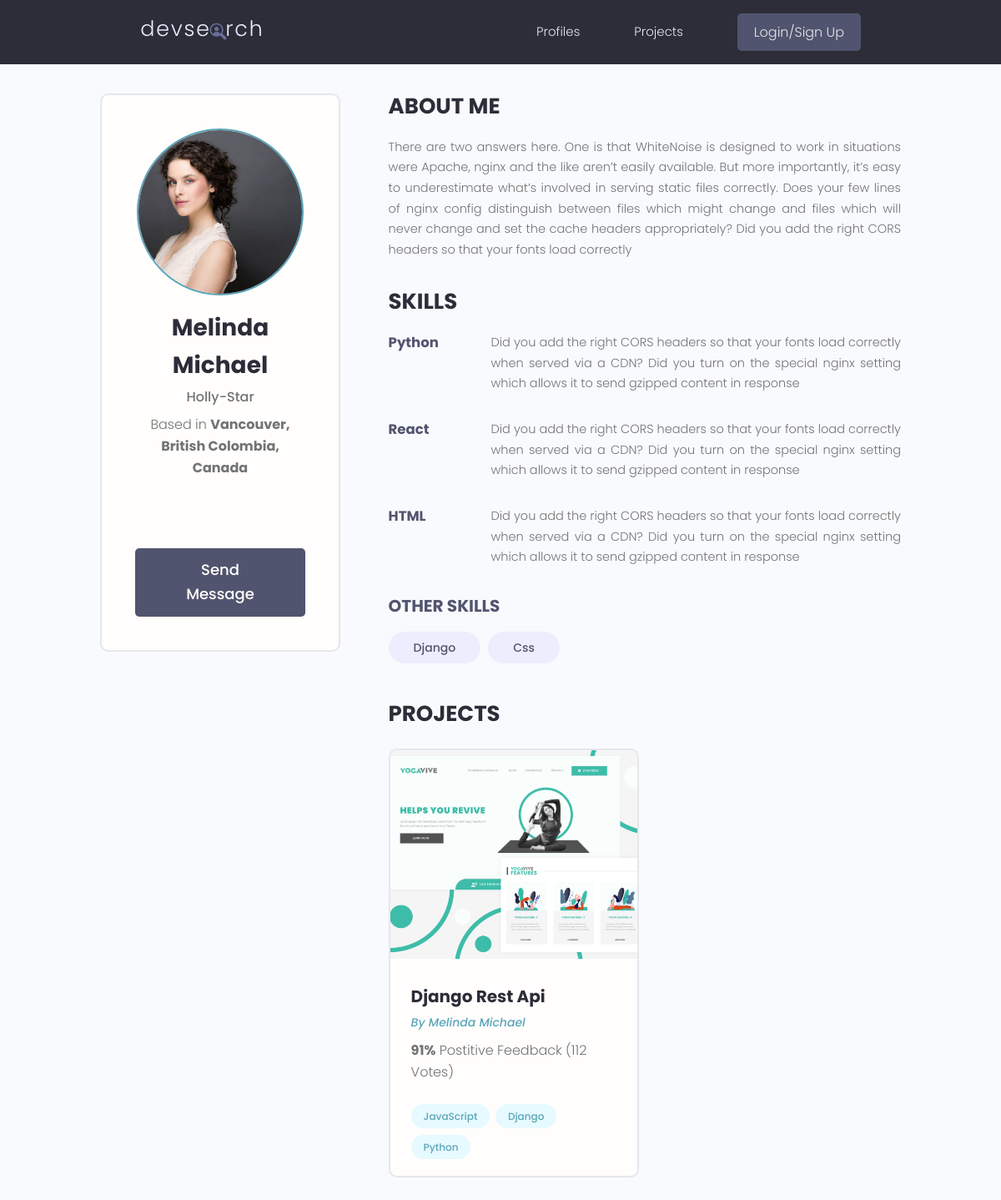
/profile/af06b41d-b172-469a-8702-96f28fe4d859/, run on the app's committed database.
### users/models.py (models this page shows, shortened)
class Profile(models.Model):
    user = models.OneToOneField(
        User, on_delete=models.CASCADE, null=True, blank=True)
    name = models.CharField(max_length=200, null=True, blank=True)
    email = models.EmailField(max_length=500, blank=True, null=True)
    username = models.CharField(max_length=200, blank=True, null=True)
    location = models.CharField(max_length=200, blank=True, null=True)
    short_intro = models.CharField(max_length=200, blank=True, null=True)
    bio = models.TextField(blank=True, null=True)
    profile_image = models.ImageField(
        null=True, blank=True, upload_to='profiles/', default="profiles/user-default.png")
    social_github = models.CharField(max_length=200, blank=True, null=True)
    social_twitter = models.CharField(max_length=200, blank=True, null=True)
    social_linkedin = models.CharField(max_length=200, blank=True, null=True)
    social_youtube = models.CharField(max_length=200, blank=True, null=True)
    social_website = models.CharField(max_length=200, blank=True, null=True)
    created = models.DateTimeField(auto_now_add=True)
    id = models.UUIDField(default=uuid.uuid4, unique=True,
                          primary_key=True, editable=False)
    class Meta:
        ordering = ['created']

class Skill(models.Model):
    owner = models.ForeignKey(
        Profile, on_delete=models.CASCADE, blank=True, null=True)
    name = models.CharField(max_length=200, blank=True, null=True)
    description = models.TextField(null=True, blank=True)
    created = models.DateTimeField(auto_now_add=True)
    id = models.UUIDField(default=uuid.uuid4, unique=True,
                          primary_key=True, editable=False)
    def __str__(self):
        return str(self.name)

### projects/models.py (models this page shows, shortened)
class Project(models.Model):
    owner = models.ForeignKey(
        Profile, blank=True, null=True, on_delete=models.SET_NULL)
    title = models.CharField(max_length=200)
    description = models.TextField(null=True, blank=True)
    featured_image = models.ImageField(
        null=True, blank=True, default="defaut.jpg")
    demo_link = models.CharField(max_length=2000, null=True, blank=True)
    source_link = models.CharField(max_length=2000, null=True, blank=True)
    tags = models.ManyToManyField('Tag', blank=True)
    vote_total = models.IntegerField(default=0, blank=True, null=True)
    vote_ratio = models.IntegerField(default=0, blank=True, null=True)
    created = models.DateTimeField(auto_now_add=True)
    id = models.UUIDField(default=uuid.uuid4, unique=True,
                          primary_key=True, editable=False)
    class Meta:
        ordering = ['-vote_ratio', '-vote_total', 'title']

class Tag(models.Model):
    name = models.CharField(max_length=200)
    created = models.DateTimeField(auto_now_add=True)
    id = models.UUIDField(default=uuid.uuid4, unique=True,
                          primary_key=True, editable=False)
    def __str__(self):
        return self.name

### users/views.py (the view)
# urls.py: path('profile/<str:pk>/', userProfile, name="user-profile"),
def userProfile(request, pk):
    profile = Profile.objects.get(id=pk)
    topSkills = profile.skill_set.exclude(description__exact="")
    otherSkills = profile.skill_set.filter(description="")
    context = {'profile': profile, 'topSkills': topSkills,
               'otherSkills': otherSkills}
    return render(request, 'users/user-profile.html', context)

### users/templates/users/user-profile.html (shortened to what this page needs)
{% extends 'main.html' %}
{% block content %}
<main class="profile my-md">
    <div class="container">
      <div class="layout">
        <div class="column column--1of3">
          <div class="card text-center">
            <div class="card__body dev">
              <img class="avatar avatar--xl" src="{{profile.profile_image.url}}" />
              <h2 class="dev__name">{{profile.name}}</h2>
              <p class="dev__title">{{profile.short_intro}}</p>
              <p class="dev__location">Based in <b>{{profile.location}}</b></p>
              <ul class="dev__social">
              </ul>
              {% if request.user.profile.id != profile.id %}
                <a href="{% url 'create-message' profile.id %}" class="btn btn--sub btn--lg">Send Message </a>
              {% endif %}
            </div>
          </div>
        </div>
        <div class="column column--2of3">
          <div class="devInfo">
            <h3 class="devInfo__title">About Me</h3>
            <p class="devInfo__about">{{profile.bio}}</p>
          </div>
          <div class="devInfo">
            <h3 class="devInfo__title">Skills</h3>
            <div class="devInfo__skills">
                {% for skill in topSkills %}
              <div class="devSkill">
                <h4 class="devSkill__title"><b>{{skill.name}}</b></h4>
                <p class="devSkill__info">{{skill.description}}</p>
              </div>
                {% endfor %}
              <h3 class="devInfo__subtitle">Other Skills</h3>
              <div class="devInfo__otherSkills">
                {% for skill in otherSkills %}
                <span class="tag tag--pill tag--sub tag--lg">
                  <small>{{skill}}</small>
                </span>
                {% endfor %}
              </div>
            </div>
          </div>
          <div class="devInfo">
            <h3 class="devInfo__title">Projects</h3>
            <div class="grid grid--two">
                {% for project in profile.project_set.all %}
                <div class="column">
                    <div class="card project">
                        <a href="{% url 'project' project.id %}" class="project">
                            <img class="project__thumbnail" src="{{project.featured_image.url}}"
                                alt="project thumbnail" />
                            <div class="card__body">
                                <h3 class="project__title">{{project.title}}</h3>
                                <p><a class="project__author"
                                        href="{% url 'user-profile' project.owner.id %}">By
                                        {{project.owner.name}}</a>
                                </p>
                                <p class="project--rating">
                                    <span style="font-weight: bold;">{{project.vote_ratio}}%</span> Postitive
                                    Feedback ({{project.vote_total}} Vote{{project.vote_total|pluralize:"s"}})
                                </p>
                                <div class="project__tags">
                                    {% for tag in project.tags.all %}
                                    <span class="tag tag--pill tag--main">
                                        <small>{{tag}}</small>
                                    </span>
                                    {% endfor %}
                                </div>
                            </div>
                        </a>
                    </div>
                </div>
                {% endfor %}
            </div>
          </div>
        </div>
      </div>
    </div>
  </main>
{% endblock %}

### static/styles/app.css (style rules this page uses)
:root { --color-sub: #2d2d39; }
.btn--sub { background-color: var(--color-sub-light); }
.card { border: 2px solid var(--color-light); }
img { width: 100%; }
.profile .card > .dev { padding: 4rem; }
.dev__name { color: var(--color-sub); font-size: 2.8rem; font-weight: 700; margin-top: 1rem; margin-bottom: 0.5rem; }
.dev__title { font-size: 1.6rem; font-weight: 500; line-height: 1.3; }
.dev__location { margin-top: 1rem; }
.dev__social { margin: 3rem 0; list-style: none; display: flex; justify-content: center; gap: 1.5rem; }
.devInfo { margin-bottom: 3rem; }
.devInfo__title, .devInfo__subtitle { font-size: 2.6rem; color: var(--color-sub); text-transform: uppercase; font-weight: 700; margin-bottom: 1.5rem; }
.devInfo__subtitle { font-size: 2rem; color: var(--color-sub-light); }
.devInfo__about, .devSkill__info { font-size: 1.45rem; line-height: 1.7; text-align: justify; }
.devSkill { margin-bottom: 3rem; }
.devSkill__title { font-size: 1.65rem; font-weight: 500; color: var(--color-sub-light); }
@media screen and (min-width: 700px) { .devSkill { display: flex; justify-content: space-between; gap: 3rem; } }
@media screen and (min-width: 700px) { .devSkill__info { flex-basis: 80%; } }
.project__author { font-size: 1.4rem; font-style: italic; }
.project--rating { margin-bottom: 1.6em; margin-top: .5em; }
.project__thumbnail { height: 25rem; object-fit: cover; object-position: top center; }
.project__title { font-size: 2rem; font-weight: 700; color: var(--color-sub); }

### static/uikit/styles/modules/_variables.css (style rules this page uses)
:root { --color-main: #5aa5b9; --color-main-light: #e6faff; --color-sub: #3f4156; --color-sub-light: #51546e; --color-sub-lighter: #ededfd; --color-text: #737373; --color-gray: #8b8b8b; --color-light: #e5e7eb; --color-light-gray: #767676; --color-bg: #f8fafd; --color-white: #fffefd; --color-white-light: #f3f3f3; --color-success: #359e64; --color-success-bg: #def8e8; --color-error: #fc4b0b; --color-error-bg: #fff2ee; --font-base: 'Poppins', arial, helvetica, 'Segoe UI', roboto, ubuntu, sans-serif; --font-monospace: 'Fira Code', 'Courier New', courier, monospace; --font-regular: 300; --font-medium: 500; --font-bold: 700; --generic-shadow: 1px 1px 5px #00000010; --generic-transition: all 0.3s ease-in-out; }

### static/uikit/styles/modules/_base.css (style rules this page uses)
* { margin: 0; padding: 0; box-sizing: border-box; text-rendering: optimizeLegibility; color: inherit; font-size: inherit; }
html { font-size: 50%; }
@media only screen and (min-width: 480px) { html { font-size: 56.25%; } }
@media only screen and (min-width: 1200px) { html { font-size: 62.5%; } }
body { line-height: 1.6; font-weight: 400; font-size: 1.5rem; color: var(--color-text); background-color: var(--color-bg); min-height: 100vh; }

### static/uikit/styles/modules/_typography.css (style rules this page uses)
* { font-family: var(--font-base); }
h2 { font-size: 3.6rem; font-weight: var(--font-bold); }
h3 { font-size: 3.2rem; font-weight: var(--font-medium); }
h4 { font-size: 2.8rem; font-weight: var(--font-medium); }
p, span, strong { font-size: 1.6rem; color: var(--color-text); font-weight: var(--font-regular); }
a { padding-bottom: 2px; text-decoration: none; display: inline-block; color: var(--color-main); font-weight: var(--font-medium); }

### static/uikit/styles/modules/_utilities.css (style rules this page uses)
.container { width: 92%; max-width: 165rem; margin: 0 auto; box-sizing: border-box; }
@media screen and (min-width: 1000px) { .container { width: 90%; } }
@media screen and (min-width: 1200px) { .container { width: 80%; } }
.text-center { text-align: center; }
.my-md { margin: 3rem auto; }

### static/uikit/styles/modules/_avatar.css (style rules this page uses)
.avatar { border-radius: 50%; border: 2px solid var(--color-main); object-fit: cover; }
.avatar--xl { height: 20rem; width: 20rem; }

### static/uikit/styles/modules/_button.css (style rules this page uses)
.btn { display: inline-block; position: relative; cursor: pointer; background-color: var(--color-light); font-weight: var(--font-medium); color: var(--color-sub); text-decoration: none; padding: 1rem 2rem; border-radius: 0.5rem; border: none; width: -webkit-fit-content; width: -moz-fit-content; width: fit-content; height: -webkit-fit-content; height: -moz-fit-content; height: fit-content; font-size: 1.6rem; outline-width: 0; outline-color: transparent; -webkit-backface-visibility: hidden; backface-visibility: hidden; transition: all 0.3s ease-in-out; }
.btn--sub { background-color: var(--color-sub); color: var(--color-white); }
.btn--lg { font-size: 1.8rem; padding: 1.2rem 4.5rem; }

### static/uikit/styles/modules/_card.css (style rules this page uses)
.card { border-radius: 1rem; background-color: var(--color-white); border: 1.5px solid var(--color-light); width: auto; height: auto; margin-top: 0.5rem; margin-bottom: 0.5rem; overflow: hidden; }
.card__body, .card__header { padding: 2rem 2.5rem; }

### data on the page
Profile: profile_image (picture), name "Melinda Michael", short_intro "Holly-Star", location "Vancouver, British Colombia, Canada", bio "There are two answers here. One is that WhiteNoise is designed to work in situations were Apache, nginx and the like aren’t easily available. But more importantly, it’s easy to underestimate what’s involved in serving static files correctly. Does your few lines of nginx config distinguish between files which might change and files which will never change and set the cache headers appropriately? Did you add the right CORS headers so that your fonts load correctly"
Skill: name "Python", description "Did you add the right CORS headers so that your fonts load correctly when served via a CDN? Did you turn on the special nginx setting which allows it to send gzipped content in response"
Skill: name "React", description "Did you add the right CORS headers so that your fonts load correctly when served via a CDN? Did you turn on the special nginx setting which allows it to send gzipped content in response"
Skill: name "HTML", description "Did you add the right CORS headers so that your fonts load correctly when served via a CDN? Did you turn on the special nginx setting which allows it to send gzipped content in response"
Skill: name "Django"
Skill: name "Css"
Project: featured_image (picture), title "Django Rest Api", owner.name "Melinda Michael", vote_ratio "91", vote_total "112"
Tag: name "JavaScript"
Tag: name "Django"
Tag: name "Python"
